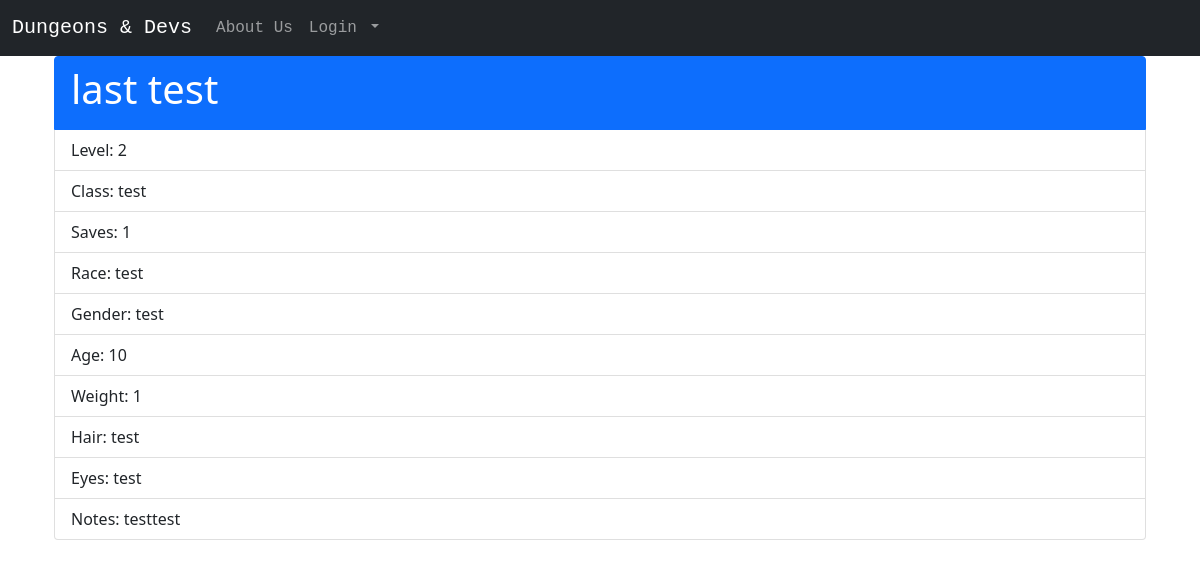
The page /6 on the database as committed earlier.
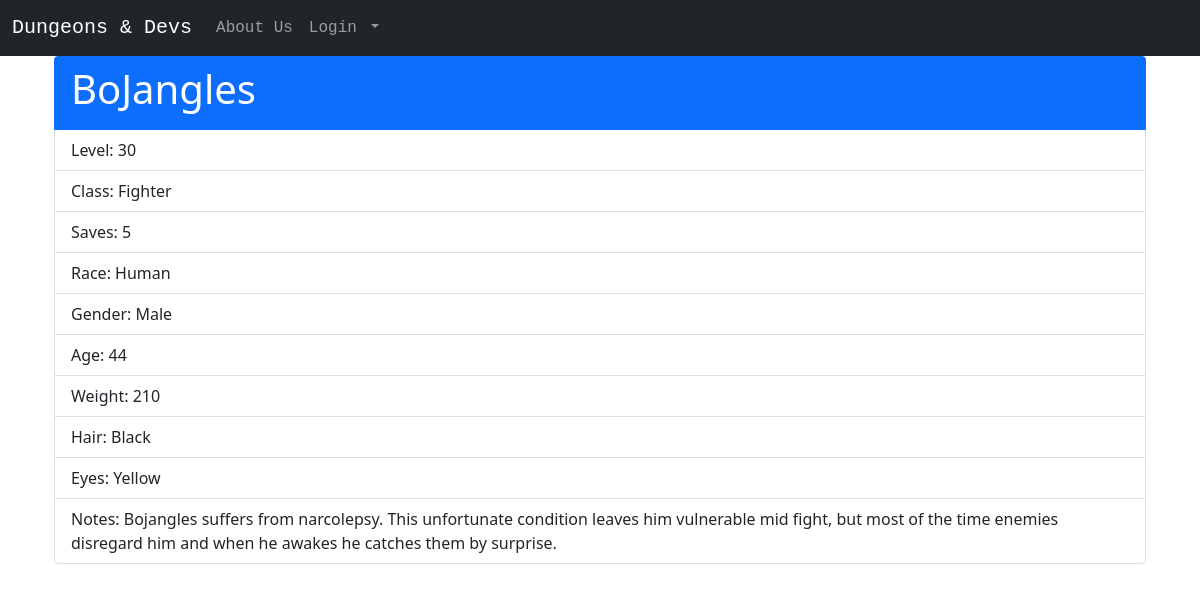
The same page on the database as committed later.
### dungeons_and_devs/models.py (models this page shows, shortened)
class Character(db.Model):#establishing TABLE DESIGN
    users = db.relationship(User)
    id = db.Column(db.Integer,primary_key=True)
    user_id = db.Column(db.Integer,db.ForeignKey('users.id'),nullable=False)#CONNECTS CHARACTER TO USER!!!!!!!
    name = db.Column(db.String(64),index=True,nullable=False)
    race = db.Column(db.String(64),index=True,nullable=False)
    gender = db.Column(db.String(25),index=True)
    level = db.Column(db.Integer,index=True)
    class_ = db.Column(db.String(25),index=True)
    age = db.Column(db.Integer,index=True)
    weight = db.Column(db.Integer,index=True)
    hair = db.Column(db.String(25),index=True)
    eyes = db.Column(db.String(25),index=True)
    saves = db.Column(db.Integer,index=True)
    notes = db.Column(db.String(255),index=True)

### dungeons_and_devs/users/views.py (the view)
@users.route("/<username>")
def user_characters(username):
    page = request.args.get('page', 1, type=int) #each pg refers to 1 character(this allows users to cycle through each character individually)
    user = User.query.filter_by(username=username).first_or_404()
    characters = Character.query.filter_by(owner=user).order_by(Character.name.desc()).paginate(page=page, per_page=5)#lists characters in ascneding order by name
    return render_template('user_characters.html', characters=characters, user=user)

### dungeons_and_devs/posts/views.py (called while the page is built)
@characters.route('/<int:character_id>')
def character(character_id):
    character = Character.query.get_or_404(character_id)
    return render_template('character.html',name=character.name,
                                           level=character.level,
                                           class_=character.class_,
                                           saves=character.saves,
                                           race=character.race,
                                           gender=character.gender,
                                           age=character.age,
                                           weight=character.weight,
                                           hair=character.hair,
                                           eyes=character.eyes,
                                           notes=character.notes)

### dungeons_and_devs/templates/character.html
{% extends "base.html" %}
{% block content %}
<div class="jumbotron container">
  <ul class="list-group">
  <li class="list-group-item active" aria-current="true"><h1>{{name}}</h1></li>
  <li class="list-group-item">Level: {{level}}</li>
  <li class="list-group-item">Class: {{class_}}</li>
  <li class="list-group-item">Saves: {{saves}}</li>
  <li class="list-group-item">Race: {{race}}</li>
  <li class="list-group-item">Gender: {{gender}}</li>
  <li class="list-group-item">Age: {{age}}</li>
  <li class="list-group-item">Weight: {{weight}}</li>
  <li class="list-group-item">Hair: {{hair}}</li>
  <li class="list-group-item">Eyes: {{eyes}}</li>
  <li class="list-group-item">Notes: {{notes}}</li>
  </ul>
</div>
{% endblock %}

Rows that differ between the two databases and show on the page:
changed Character: name "last test" → "BoJangles"; class_ "test" → "Fighter"; race "test" → "Human"; gender "test" → "Male"; hair "test" → "Black"; eyes "test" → "Yellow"; notes "testtest" → "Bojangles suffers from narcolepsy. This unfortunate condition leaves him vulnerable mid fight, but most of the time enemies disregard him and when he awakes he catches them by surprise."
Other text that changed with them:
{{ level }}: "2" → "30"
{{ saves }}: "1" → "5"
{{ age }}: "10" → "44"
{{ weight }}: "1" → "210"
